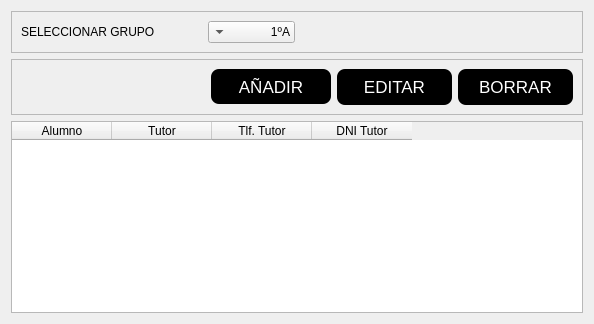
                <widget class="QWidget" name="alumnos">
                 <attribute name="title">
                  <string>Alumnos</string>
                 </attribute>
                 <layout class="QGridLayout" name="gridLayout">
                  <item row="0" column="0">
                   <widget class="QFrame" name="frame_4">
                    <property name="maximumSize">
                     <size>
                      <width>16777215</width>
                      <height>400</height>
                     </size>
                    </property>
                    <property name="layoutDirection">
                     <enum>Qt::RightToLeft</enum>
                    </property>
                    <property name="frameShape">
                     <enum>QFrame::StyledPanel</enum>
                    </property>
                    <property name="frameShadow">
                     <enum>QFrame::Raised</enum>
                    </property>
                    <layout class="QHBoxLayout" name="horizontalLayout_5">
                     <item>
                      <spacer name="horizontalSpacer_2">
                       <property name="orientation">
                        <enum>Qt::Horizontal</enum>
                       </property>
                       <property name="sizeHint" stdset="0">
                        <size>
                         <width>18</width>
                         <height>20</height>
                        </size>
                       </property>
                      </spacer>
                     </item>
                     <item>
                      <widget class="QComboBox" name="cb_selgrupo">
                       <property name="minimumSize">
                        <size>
                         <width>87</width>
                         <height>0</height>
                        </size>
                       </property>
                       <property name="maximumSize">
                        <size>
                         <width>40</width>
                         <height>300</height>
                        </size>
                       </property>
                       <item>
                        <property name="text">
                         <string>1ºA</string>
                        </property>
                       </item>
                       <item>
                        <property name="text">
                         <string>2ºC</string>
                        </property>
                       </item>
                       <item>
                        <property name="text">
                         <string>3ºB</string>
                        </property>
                       </item>
                       <item>
                        <property name="text">
                         <string>4ºA</string>
                        </property>
                       </item>
                      </widget>
                     </item>
                     <item>
                      <widget class="QLabel" name="lbl_selgrupo">
                       <property name="text">
                        <string>SELECCIONAR GRUPO</string>
                       </property>
                      </widget>
                     </item>
                    </layout>
                   </widget>
                  </item>
                  <item row="1" column="0">
                   <widget class="QFrame" name="fr_btnalumnos">
                    <property name="frameShape">
                     <enum>QFrame::StyledPanel</enum>
                    </property>
                    <property name="frameShadow">
                     <enum>QFrame::Raised</enum>
                    </property>
                    <layout class="QHBoxLayout" name="horizontalLayout_4">
                     <item>
                      <spacer name="horizontalSpacer_3">
                       <property name="orientation">
                        <enum>Qt::Horizontal</enum>
                       </property>
                       <property name="sizeType">
                        <enum>QSizePolicy::Preferred</enum>
                       </property>
                       <property name="sizeHint" stdset="0">
                        <size>
                         <width>190</width>
                         <height>20</height>
                        </size>
                       </property>
                      </spacer>
                     </item>
                     <item>
                      <widget class="QPushButton" name="btn_addalu">
                       <property name="minimumSize">
                        <size>
                         <width>120</width>
                         <height>35</height>
                        </size>
                       </property>
                       <property name="maximumSize">
                        <size>
                         <width>100</width>
                         <height>16777215</height>
                        </size>
                       </property>
                       <property name="styleSheet">
                        <string notr="true">*{
font:17px;
}
QPushButton{
color:white;
background:black;
border-radius:8px;
}
QPushButton:hover{
background-color:rgb(0, 170, 0);
 
border-radius:8px;
}</string>
                       </property>
                       <property name="text">
                        <string>AÑADIR</string>
                       </property>
                      </widget>
                     </item>
                     <item>
                      <widget class="QPushButton" name="btn_editalu">
                       <property name="minimumSize">
                        <size>
                         <width>115</width>
                         <height>36</height>
                        </size>
                       </property>
                       <property name="maximumSize">
                        <size>
                         <width>100</width>
                         <height>16777215</height>
                        </size>
                       </property>
                       <property name="styleSheet">
                        <string notr="true">*{
font:17px;
}
QPushButton{
color:white;
background:black;
border-radius:8px;
}
QPushButton:hover{
background-color:rgb(0, 170, 0);
 
border-radius:8px;
}</string>
                       </property>
                       <property name="text">
                        <string>EDITAR</string>
                       </property>
                      </widget>
                     </item>
                     <item>
                      <widget class="QPushButton" name="btn_borraralu">
                       <property name="minimumSize">
                        <size>
                         <width>115</width>
                         <height>36</height>
                        </size>
                       </property>
                       <property name="maximumSize">
                        <size>
                         <width>100</width>
                         <height>16777215</height>
                        </size>
                       </property>
                       <property name="styleSheet">
                        <string notr="true">*{
font:17px;
}
QPushButton{
color:white;
background:black;
border-radius:8px;
}
QPushButton:hover{
background-color:rgb(0, 170, 0);
 
border-radius:8px;
}</string>
                       </property>
                       <property name="text">
                        <string>BORRAR</string>
                       </property>
                      </widget>
                     </item>
                    </layout>
                   </widget>
                  </item>
                  <item row="2" column="0">
                   <widget class="QTableWidget" name="tbl_alumnos">
                    <attribute name="horizontalHeaderCascadingSectionResizes">
                     <bool>true</bool>
                    </attribute>
                    <column>
                     <property name="text">
                      <string>Alumno</string>
                     </property>
                    </column>
                    <column>
                     <property name="text">
                      <string>Tutor</string>
                     </property>
                    </column>
                    <column>
                     <property name="text">
                      <string>Tlf. Tutor</string>
                     </property>
                    </column>
                    <column>
                     <property name="text">
                      <string>DNI Tutor</string>
                     </property>
                    </column>
                   </widget>
                  </item>
                 </layout>
                </widget>
